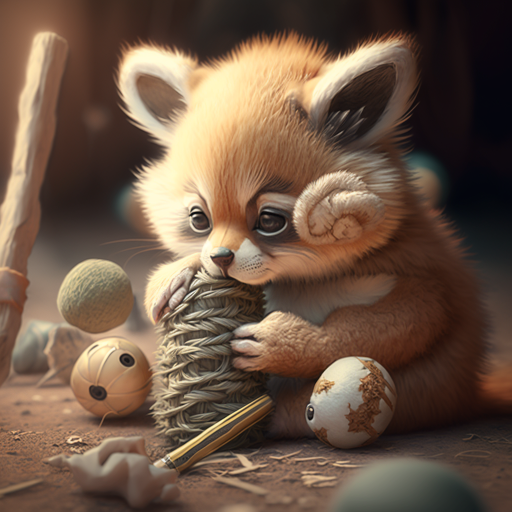
#> input picture PostCreation/animal.png, 1024 x 1024 px (shown at 1/2 size)
$ python resizingfile.py
#> lines starting #> are read from the running program, lines starting #| are printed output that depends on the picture
from PIL import Image

def resize_and_crop_image(input_path, output_path, target_height=1920, target_width=1080):
    # Open the image
#> called with input_path = 'animal.png', output_path = 'output_image.jpg', target_height = 1920, target_width = 1080
    img = Image.open(input_path)
#> img is the input picture: PIL image 1024x1024 RGB; mean R, G, B 109.4, 86.8, 69.9

    # Calculate the new width to maintain the aspect ratio
    aspect_ratio = img.width / img.height
#> aspect_ratio = 1
    target_width = int(target_height * aspect_ratio)
#> target_width = 1920

    # Resize the image while maintaining the aspect ratio
    img_resized = img.resize((target_width, target_height))

    # Crop the image
    img_cropped = img_resized.crop((img_resized.width/2-540, 0, img_resized.width/2+540, 1920))
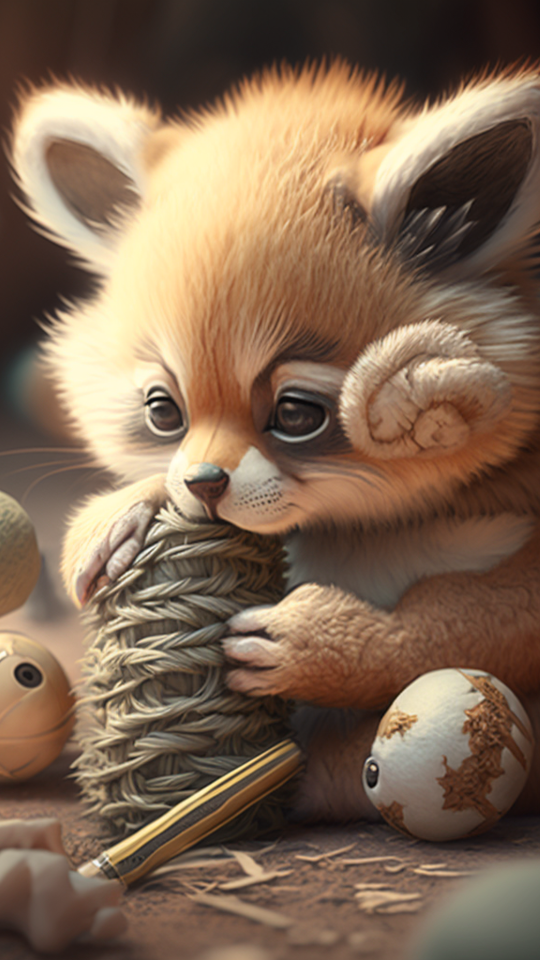
#> img_cropped: PIL image 1080x1920 RGB (shown at 1/2 size); mean R, G, B 128.3, 104, 82.8

    # Save the resized and cropped image
    img_cropped.save(output_path)

if __name__ == "__main__":
    # Input and output file paths
    input_image_path = "animal.png"
    output_image_path = "output_image.jpg"

    # Call the resize and crop function
    resize_and_crop_image(input_image_path, output_image_path)
